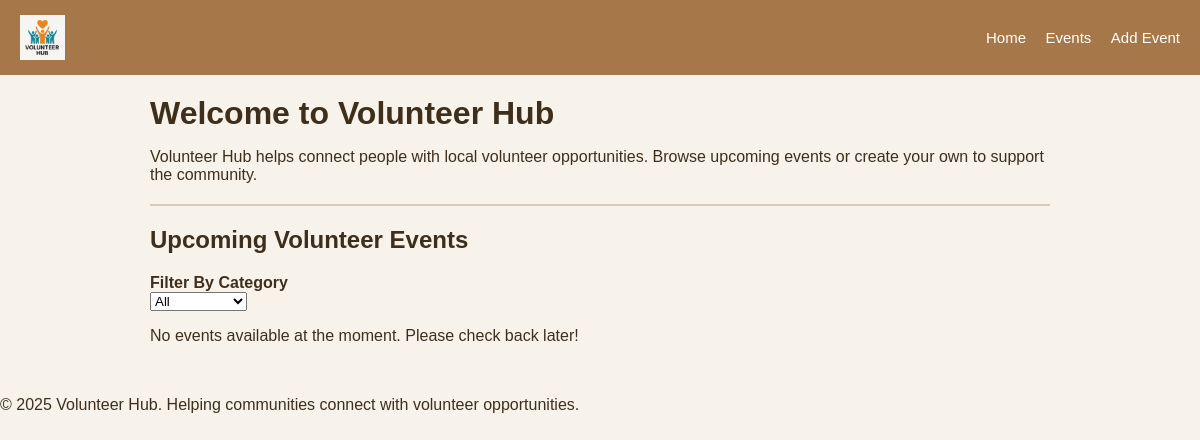
Before: / with the older database file.
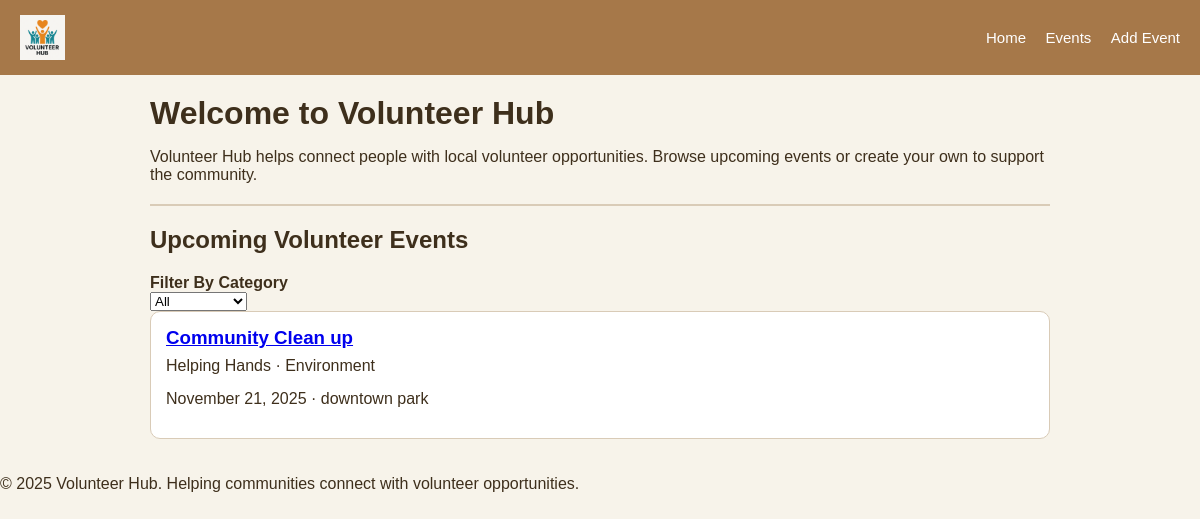
After: the same page with the newer database file.
### models.py (models this page shows)
class Event(db.Model):
    __tablename__ = 'events'
    id = db.Column(db.Integer, primary_key=True)
    title = db.Column(db.String(100), nullable=False)
    organization = db.Column(db.String(100), nullable=False)
    category = db.Column(db.String(50), nullable=False)
    location = db.Column(db.String(100), nullable=False)
    date = db.Column(db.Date, nullable=False)
    description = db.Column(db.Text, nullable=False)

### app.py (the view)
@app.route('/')
def home():
    category = request.args.get('category')
    if category and category.strip() != '':
        events = Event.query.filter_by(category=category).order_by(Event.date).all()
    else:
        events = Event.query.order_by(Event.date).all()
    return render_template('index.html', events= events, selected_category=category)

### templates/index.html (shortened to what this page needs)
{% extends "base.html" %}
{% block content %}
<h1>Welcome to Volunteer Hub</h1>
<p>
    Volunteer Hub helps connect people with local volunteer opportunities.
    Browse upcoming events or create your own to support the community.
</p>
<hr style="border: 1px solid #D9CBB7; margin: 20px 0;">
    <h2>Upcoming Volunteer Events</h2>
    <form class="filter-form" method="get" action="{{ url_for('home') }}">
        <label for="category">Filter By Category</label>
        <select name="category" id="category" onchange="this.form.submit()">
            <option value="">All</option>
        </select>
    </form>
    <section class="event-list">
        {% if events %}
            {% for event in events %}
                <article class="event-card">
                    <h3>
                        <a href="{{ url_for('event_detail', event_id=event.id) }}">
                            {{ event.title }}
                        </a>
                    </h3>
                    <p class="event-org">{{event.organization}} · {{event.category}}</p>
                    <p class="event-meta">
                        {{event.date.strftime("%B %d, %Y")}} · {{event.location}}
                    </p>
                </article>
            {% endfor %}
        {% else %}
            <p>No events available at the moment. Please check back later!</p>
        {% endif %}
    </section>
{% endblock %}

### templates/base.html (shortened to what this page needs)
<!DOCTYPE html>
<html lang="en">
<head>
    <link rel="stylesheet" href="{{ url_for('static', filename='style.css') }}">
</head>
<body>
    <header class="site-header">
        <div class="container header-inner">
            <a href="{{ url_for('home') }}" class="logo-link">
                <img src="{{ url_for('static', filename='images/logo.png') }}"
                     alt="Volunteer Hub Logo"
                     class="logo-img">
            </a>
            <nav class="nav-links">
                <a href="{{ url_for('home') }}">Home</a>
                <a href="{{ url_for('home') }}">Events</a>
                <a href="{{ url_for('add_event') }}">Add Event</a>
            </nav>
        </div>
    </header>
    <main class="container main-content">
        {% block content %}
        {% endblock %}
    </main>
    <footer class="site-footer">
        <div class="container">
            <p>&copy; 2025 Volunteer Hub. Helping communities connect with volunteer opportunities.</p>
        </div>
    </footer>
</body>
</html>

### static/style.css (style rules this page uses)
body { margin: 0; font-family: Arial, sans-serif; background-color: #F7F3EA; color: #3E2F1C; }
main { max-width: 900px; margin: 0 auto; padding: 20px; }
header { background-color: #A67849; padding: 15px 20px; color: white; }
nav a { margin-left: 15px; text-decoration: none; color: white; font-size: 15px; }
form label { display: block; font-weight: bold; margin-top: 15px; color: #3E2F1C; }
.event-card { background-color: #FFFFFF; padding: 15px; border: 1px solid #D9CBB7; border-radius: 10px; }
.event-card h3 { margin: 0 0 5px 0; color: #A67849; }
.event-card p { margin-top: 8px; color: #3E2F1C; }
.logo-link { display: flex; align-items: center; }
.logo-img { height: 45px; width: auto; }
.site-header { background-color: #A67849; padding: 15px 20px; color: white; }
.header-inner { display: flex; align-items: center; justify-content: space-between; }
h1 { margin-top: 0; margin-bottom: 10px; }
p { font-size: 16px; margin-bottom: 15px; }

Changed rows visible on the page:
added Event: title "Community Clean up", organization "Helping Hands", category "Environment", date "November 21, 2025", location "downtown park"
Other visible differences:
text no longer shown: "No events available at the moment. Please check back later!"
